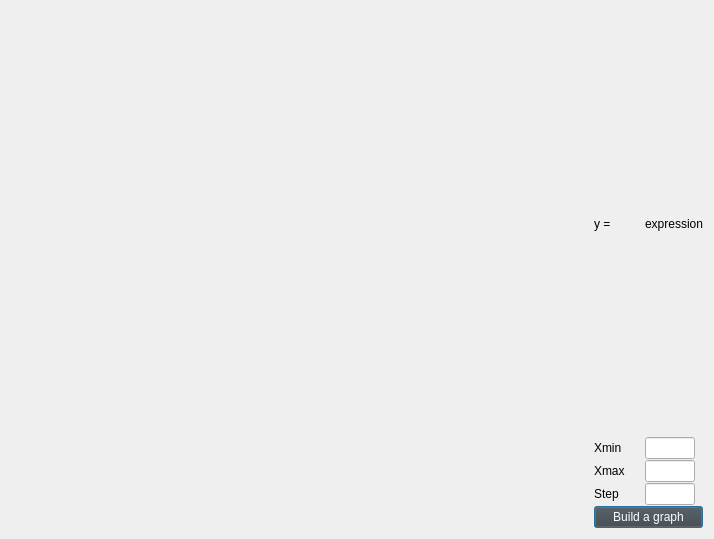
<?xml version="1.0" encoding="UTF-8"?>
<ui version="4.0">
 <class>Graph</class>
 <widget class="QDialog" name="Graph">
  <property name="geometry">
   <rect>
    <x>0</x>
    <y>0</y>
    <width>714</width>
    <height>539</height>
   </rect>
  </property>
  <property name="windowTitle">
   <string>Dialog</string>
  </property>
  <layout class="QGridLayout" name="gridLayout">
   <item row="0" column="0">
    <layout class="QGridLayout" name="gridLayout_2" rowstretch="0,0,0,0,0" columnstretch="0,0,0" rowminimumheight="0,0,0,0,0">
     <property name="spacing">
      <number>1</number>
     </property>
     <item row="2" column="1">
      <widget class="QLabel" name="x_max">
       <property name="sizePolicy">
        <sizepolicy hsizetype="Preferred" vsizetype="Minimum">
         <horstretch>0</horstretch>
         <verstretch>0</verstretch>
        </sizepolicy>
       </property>
       <property name="text">
        <string>Xmax</string>
       </property>
       <property name="wordWrap">
        <bool>false</bool>
       </property>
       <property name="margin">
        <number>7</number>
       </property>
      </widget>
     </item>
     <item row="0" column="1">
      <widget class="QLabel" name="label_2">
       <property name="sizePolicy">
        <sizepolicy hsizetype="Minimum" vsizetype="Minimum">
         <horstretch>0</horstretch>
         <verstretch>0</verstretch>
        </sizepolicy>
       </property>
       <property name="text">
        <string>y = </string>
       </property>
       <property name="margin">
        <number>7</number>
       </property>
      </widget>
     </item>
     <item row="2" column="2">
      <widget class="QLineEdit" name="xmax">
       <property name="sizePolicy">
        <sizepolicy hsizetype="Minimum" vsizetype="Maximum">
         <horstretch>0</horstretch>
         <verstretch>0</verstretch>
        </sizepolicy>
       </property>
       <property name="maximumSize">
        <size>
         <width>50</width>
         <height>16777215</height>
        </size>
       </property>
      </widget>
     </item>
     <item row="4" column="1" colspan="2">
      <widget class="QPushButton" name="pushButton">
       <property name="sizePolicy">
        <sizepolicy hsizetype="Minimum" vsizetype="Maximum">
         <horstretch>0</horstretch>
         <verstretch>0</verstretch>
        </sizepolicy>
       </property>
       <property name="styleSheet">
        <string notr="true">QPushButton {
	background-color: rgb(65, 65, 65);
	color: rgb(255, 255, 255);
	border-color: rgb(81, 81, 81);
}
 QPushButton:pressed {
     background-color: rgb(159, 159, 159);
     border-style: inset;
 }</string>
       </property>
       <property name="text">
        <string>Build a graph</string>
       </property>
      </widget>
     </item>
     <item row="3" column="2">
      <widget class="QLineEdit" name="step">
       <property name="sizePolicy">
        <sizepolicy hsizetype="Minimum" vsizetype="Maximum">
         <horstretch>0</horstretch>
         <verstretch>0</verstretch>
        </sizepolicy>
       </property>
       <property name="maximumSize">
        <size>
         <width>50</width>
         <height>16777215</height>
        </size>
       </property>
      </widget>
     </item>
     <item row="1" column="2">
      <widget class="QLineEdit" name="xmin">
       <property name="sizePolicy">
        <sizepolicy hsizetype="Minimum" vsizetype="Maximum">
         <horstretch>0</horstretch>
         <verstretch>0</verstretch>
        </sizepolicy>
       </property>
       <property name="maximumSize">
        <size>
         <width>50</width>
         <height>16777215</height>
        </size>
       </property>
      </widget>
     </item>
     <item row="3" column="1">
      <widget class="QLabel" name="step_2">
       <property name="sizePolicy">
        <sizepolicy hsizetype="Preferred" vsizetype="Minimum">
         <horstretch>0</horstretch>
         <verstretch>0</verstretch>
        </sizepolicy>
       </property>
       <property name="text">
        <string>Step</string>
       </property>
       <property name="margin">
        <number>7</number>
       </property>
      </widget>
     </item>
     <item row="0" column="0" rowspan="5">
      <widget class="QCustomPlot" name="widget" native="true">
       <property name="sizePolicy">
        <sizepolicy hsizetype="Preferred" vsizetype="Minimum">
         <horstretch>0</horstretch>
         <verstretch>0</verstretch>
        </sizepolicy>
       </property>
      </widget>
     </item>
     <item row="1" column="1">
      <widget class="QLabel" name="x_min">
       <property name="sizePolicy">
        <sizepolicy hsizetype="Preferred" vsizetype="Minimum">
         <horstretch>0</horstretch>
         <verstretch>0</verstretch>
        </sizepolicy>
       </property>
       <property name="maximumSize">
        <size>
         <width>50</width>
         <height>16777215</height>
        </size>
       </property>
       <property name="text">
        <string>Xmin</string>
       </property>
       <property name="margin">
        <number>7</number>
       </property>
      </widget>
     </item>
     <item row="0" column="2">
      <widget class="QLabel" name="label">
       <property name="sizePolicy">
        <sizepolicy hsizetype="Minimum" vsizetype="Minimum">
         <horstretch>0</horstretch>
         <verstretch>0</verstretch>
        </sizepolicy>
       </property>
       <property name="text">
        <string>expression</string>
       </property>
      </widget>
     </item>
    </layout>
   </item>
  </layout>
 </widget>
 <customwidgets>
  <customwidget>
   <class>QCustomPlot</class>
   <extends>QWidget</extends>
   <header>qcustomplot.h</header>
   <container>1</container>
  </customwidget>
 </customwidgets>
 <resources/>
 <connections/>
</ui>
